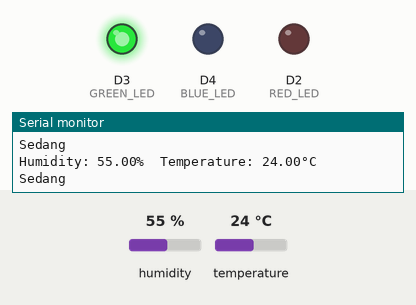
Bench run of a sketch on a simulated ESP8266 (NodeMCU). Shown: output pins drawn as LEDs (lit = HIGH), the last lines printed to the serial monitor. Inputs (shaded band) come from the test bench; at power-on: temperature 24 °C, humidity 55 %.

Above: at 4.8 s.
4.9 s: temperature set to 21 °C
At 7.1 s:
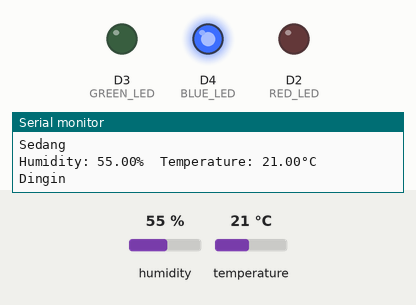
7.9 s: temperature set to 33 °C
At 9.5 s:
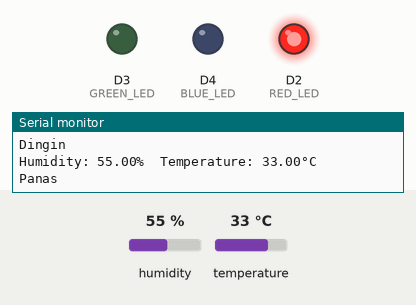
10.9 s: temperature set to 30 °C
At 13.1 s:
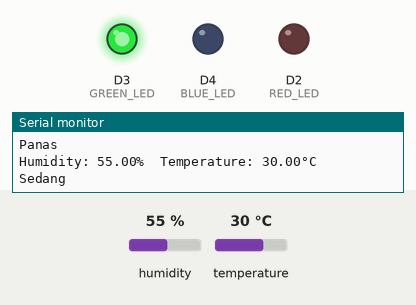
13.9 s: temperature set to 12 °C
At 15.4 s:
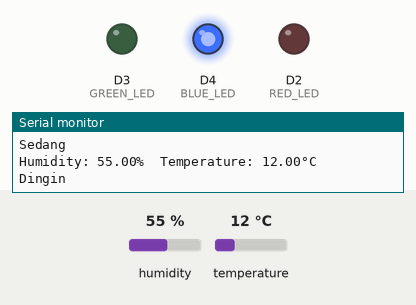
Timing chart, 0 to 16.9 s (numbered marks = the images above; inputs shaded):
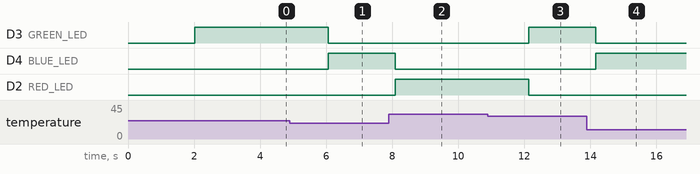

The sketch:

temperature_led.ino
```cpp
#include <Arduino.h>
#include <DHT.h>

#define RED_LED D2 //led warna merah
#define GREEN_LED D3 //led warna hijau
#define BLUE_LED D4 //led warnah biru

#define DHTTYPE DHT11

DHT dht(D1, DHTTYPE);

void setup() {
  // put your setup code here, to run once:
  Serial.begin(115200);
  Serial.println("Menggunakan DHT11");

  pinMode(RED_LED,OUTPUT);
  pinMode(GREEN_LED,OUTPUT);
  pinMode(BLUE_LED,OUTPUT);

  dht.begin();

}

void loop() {
  // put your main code here, to run repeatedly:
  delay(2000);
  float h = dht.readHumidity();
  float c = dht.readTemperature();
  float f = dht.readTemperature(true);

  if (isnan(h) || isnan(c) || isnan(f))
  {
    Serial.println("Failed to read from DHT sensor!");
    return;
  }

  float hif = dht.computeHeatIndex(f, h);
  float hic = dht.computeHeatIndex(c, h, false);

  Serial.print(F("Humidity: "));
  Serial.print(h);
  Serial.print(F("%  Temperature: "));
  Serial.print(c);
  Serial.print(F("°C "));
  Serial.print('\n');

  if(c <= 22){
    Serial.print("Dingin \n");
    digitalWrite(RED_LED, LOW);
    digitalWrite(GREEN_LED, LOW);
    digitalWrite(BLUE_LED, HIGH);
  }else if(c >= 23 && c <= 31){
    Serial.print("Sedang \n");
    digitalWrite(RED_LED, LOW);
    digitalWrite(GREEN_LED, HIGH);
    digitalWrite(BLUE_LED, LOW);
  }else{
    Serial.print("Panas \n");
    digitalWrite(RED_LED, HIGH);
    digitalWrite(GREEN_LED, LOW);
    digitalWrite(BLUE_LED, LOW);
  }


}
```

Measured:
- the behaviour switches between 23 and 22 °C on temperature (found by bisection; images 0 and 1)
- the behaviour switches between 32 and 31 °C on temperature (found by bisection; images 2 and 3)
- after the input at 4.9 s, D3 (GREEN_LED): HIGH → LOW after 1.2 s; D4 (BLUE_LED): LOW → HIGH after 1.2 s
- after the input at 7.9 s, D4 (BLUE_LED): HIGH → LOW after 0.19 s; D2 (RED_LED): LOW → HIGH after 0.19 s
- after the input at 10.9 s, D3 (GREEN_LED): LOW → HIGH after 1.2 s; D2 (RED_LED): HIGH → LOW after 1.2 s
- after the input at 13.9 s, D3 (GREEN_LED): HIGH → LOW after 0.26 s; D4 (BLUE_LED): LOW → HIGH after 0.26 s
